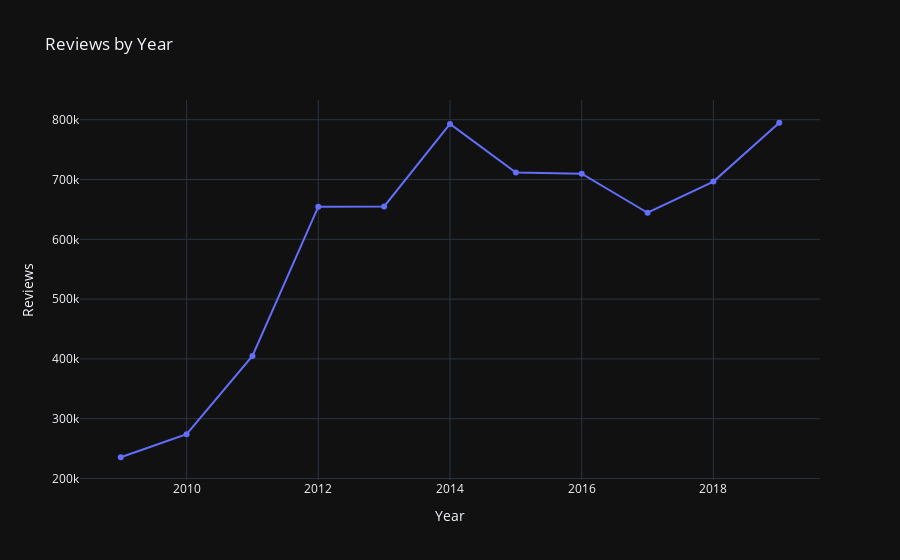

Notebook source saved alongside this figure:
### Code cell
years_df = df.groupby('Year')[['Reviews']].sum().reset_index()
years_df.columns = ['Year', 'Reviews']

fig = go.Figure()
fig.add_trace(go.Line(x=years_df['Year'], y=years_df['Reviews'], name='Reviews'))
fig.update_layout(title='Reviews by Year', xaxis_title='Year', yaxis_title='Reviews')
fig.show()

### Figure 1 — Plotly figure (JSON) as saved in the notebook; plotly's stock layout.template omitted (floating-point values rounded to 4 significant figures)
{"data": [{"name": "Reviews", "x": [2009, 2010, 2011, 2012, 2013, 2014, 2015, 2016, 2017, 2018, 2019], "y": [235506, 273981, 405041, 654546, 654907, 792997, 711669, 709800, 644420, 696521, 794917], "type": "scatter"}], "layout": {"title": {"text": "Reviews by Year"}, "xaxis": {"title": {"text": "Year"}}, "yaxis": {"title": {"text": "Reviews"}}}}
